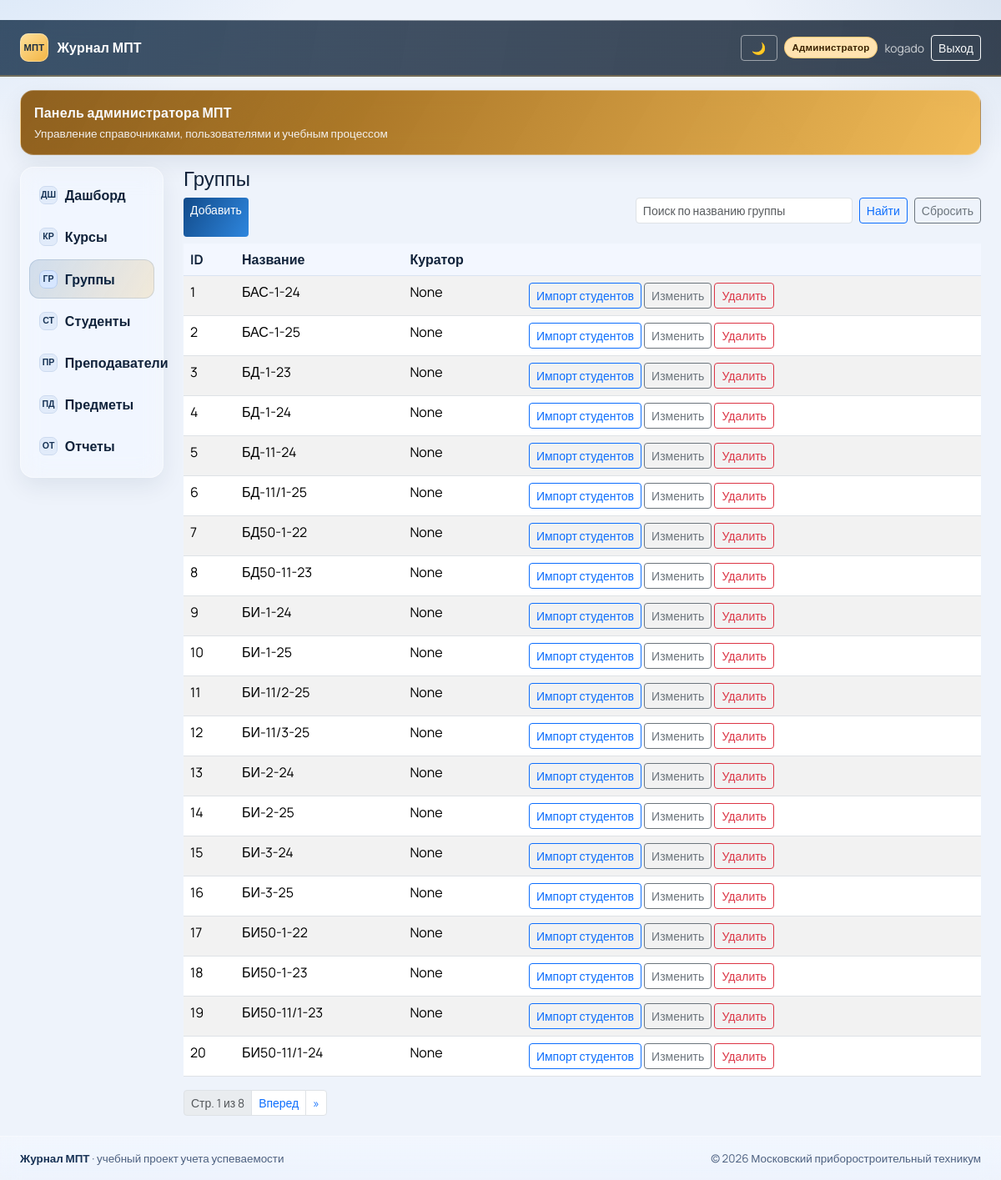
/groups/ (signed in), run on the app's committed database.
### core/models.py (models this page shows, shortened)
class Group(models.Model):
    name = models.CharField('Название группы', max_length=100, unique=True)
    department = models.ForeignKey(
        Department,
        on_delete=models.SET_NULL,
        related_name='groups',
        null=True,
        blank=True,
        verbose_name='Отделение',
    )
    curator = models.ForeignKey(
        User,
        on_delete=models.SET_NULL,
        related_name='curated_groups',
        null=True,
        blank=True,
        verbose_name='Куратор (пользователь преподавателя)',
    )
    source = models.CharField('Источник', max_length=50, default='mpt.ru', db_index=True)
    external_id = models.CharField('Внешний ID', max_length=255, null=True, blank=True, db_index=True)
    is_active = models.BooleanField('Активна', default=True)
    class Meta:
        verbose_name = 'Учебная группа'
        verbose_name_plural = 'Учебные группы'
        ordering = ['name']
        constraints = [
            models.UniqueConstraint(fields=['source', 'external_id'], name='uniq_group_source_external_id'),
        ]

### core/views.py (the view)
# urls.py: path('groups/', views.GroupListView.as_view(), name='group_list'),
class GroupListView(AdminRequiredMixin, ListView):
    model = Group
    template_name = 'core/group_list.html'
    paginate_by = 20
    def get_queryset(self):
        qs = Group.objects.select_related('department', 'curator')
        q = (self.request.GET.get('q') or '').strip()
        if q:
            matched_ids = [obj.id for obj in qs if _contains_casefold(obj.name, q)]
            qs = qs.filter(id__in=matched_ids)
        return qs
    def get_context_data(self, **kwargs):
        context = super().get_context_data(**kwargs)
        context['q'] = (self.request.GET.get('q') or '').strip()
        return context

### core/context_processors.py (called while the page is built, shortened)
def role_flags(request):
    user = request.user
    is_admin = user.is_superuser or user.groups.filter(name='Admin').exists()
    is_teacher = user.groups.filter(name='Teacher').exists()
    is_student = user.groups.filter(name='Student').exists()
    student_profile_id = None
    if is_student:
        try:
            student_profile_id = user.student_profile.id
        except Exception:
            student_profile_id = None
    display_name = user.get_full_name().strip() or user.username
    return {
        'is_admin': is_admin,
        'is_teacher': is_teacher,
        'is_student': is_student,
        'is_student_only': is_student and not is_teacher and not is_admin,
        'student_profile_id': student_profile_id,
        'display_name': display_name,
    }

### core/permissions.py (called while the page is built)
    def test_func(self):
        return self.request.user.is_superuser or self.request.user.groups.filter(name='Admin').exists()

### core/templates/core/group_list.html (shortened to what this page needs)
﻿{% extends 'base.html' %}
{% block content %}
<h1 class="h4">Группы</h1>
<div class="d-flex flex-wrap gap-2 mb-2">
  <a class="btn btn-primary btn-sm" href="{% url 'group_add' %}">Добавить</a>
  <form method="get" class="d-flex gap-2 ms-auto">
    <input
      type="text"
      name="q"
      value="{{ q }}"
      class="form-control form-control-sm"
      placeholder="Поиск по названию группы"
      style="min-width: 260px;"
    >
    <button class="btn btn-sm btn-outline-primary" type="submit">Найти</button>
    <a class="btn btn-sm btn-outline-secondary" href="{% url 'group_list' %}">Сбросить</a>
  </form>
</div>
<table class="table table-striped">
  <thead><tr><th>ID</th><th>Название</th><th>Куратор</th><th></th></tr></thead>
  <tbody>
    {% for obj in object_list %}
    <tr>
      <td>{{ obj.id }}</td><td>{{ obj.name }}</td><td>{{ obj.curator }}</td>
      <td>
        <a class="btn btn-sm btn-outline-primary" href="{% url 'group_students_import' obj.id %}">Импорт студентов</a>
        <a class="btn btn-sm btn-outline-secondary" href="{% url 'group_edit' obj.id %}">Изменить</a>
        <a class="btn btn-sm btn-outline-danger" href="{% url 'group_delete' obj.id %}">Удалить</a>
      </td>
    </tr>
    {% endfor %}
  </tbody>
</table>
{% if is_paginated %}
<nav class="mt-3" aria-label="Пагинация групп">
  <ul class="pagination pagination-sm mb-0">
    <li class="page-item disabled"><span class="page-link">Стр. {{ page_obj.number }} из {{ page_obj.paginator.num_pages }}</span></li>
    {% if page_obj.has_next %}
    <li class="page-item"><a class="page-link" href="?page={{ page_obj.next_page_number }}{% if q %}&q={{ q|urlencode }}{% endif %}">Вперед</a></li>
    <li class="page-item"><a class="page-link" href="?page={{ page_obj.paginator.num_pages }}{% if q %}&q={{ q|urlencode }}{% endif %}">»</a></li>
    {% endif %}
  </ul>
</nav>
{% endif %}
{% endblock %}

### templates/base.html (shortened to what this page needs)
<!doctype html>
<html lang="ru">
<head>
  <link href="https://cdn.jsdelivr.net/npm/bootstrap@5.3.3/dist/css/bootstrap.min.css" rel="stylesheet">
  <link href="https://cdn.jsdelivr.net/npm/tom-select@2.3.1/dist/css/tom-select.bootstrap5.min.css" rel="stylesheet">
</head>
<body>
<nav class="navbar navbar-expand-lg navbar-dark topbar">
  <div class="container-fluid px-3 px-md-4 py-2">
    <a class="brand" href="{% url 'dashboard' %}">
      <span class="brand-mark">МПТ</span>
      <span>Журнал МПТ</span>
    </a>
    <div class="ms-auto d-flex align-items-center gap-2 text-white">
      <button id="themeToggle" type="button" class="btn btn-sm btn-outline-light theme-toggle" title="Сменить тему">🌙</button>
      {% if user.is_authenticated %}
      {% if is_admin %}
      <span class="role-badge role-admin">Администратор</span>
      {% elif is_teacher %}
      <span class="role-badge role-teacher">Преподаватель</span>
      {% elif is_student %}
      <span class="role-badge role-student">Студент</span>
      {% endif %}
      <span class="small opacity-75">{{ display_name }}</span>
      <form method="post" action="{% url 'logout' %}" class="m-0">
        <button type="submit" class="btn btn-sm btn-outline-light">Выход</button>
      </form>
      {% endif %}
    </div>
  </div>
</nav>
<div class="container-fluid shell px-3 px-md-4 app-shell">
  {% if user.is_authenticated and is_admin %}
  <section class="mpt-banner banner-admin">
    <p class="mpt-banner-title">Панель администратора МПТ</p>
    <p class="mpt-banner-subtitle">Управление справочниками, пользователями и учебным процессом</p>
  </section>
  {% elif user.is_authenticated and is_teacher %}
  <section class="mpt-banner banner-teacher">
    <p class="mpt-banner-title">Рабочее место преподавателя</p>
    <p class="mpt-banner-subtitle">Курсы, журнал, посещаемость и отчеты по группам</p>
  </section>
  {% elif user.is_authenticated and is_student %}
  <section class="mpt-banner banner-student">
    <p class="mpt-banner-title">Личный кабинет студента</p>
    <p class="mpt-banner-subtitle">Предметы, оценки, посещаемость и персональный журнал</p>
  </section>
  {% else %}
  <section class="mpt-banner banner-teacher">
    <p class="mpt-banner-title">Московский приборостроительный техникум</p>
    <p class="mpt-banner-subtitle">Единая система контроля успеваемости, посещаемости и отчетности</p>
  </section>
  {% endif %}
  <div class="row g-3 g-lg-4">
    {% if user.is_authenticated %}
    <aside class="col-12 col-lg-3 col-xl-2">
      <div class="sidebar">
        {% if is_student_only %}
          {% if student_profile_id %}
            <a class="nav-linkx {% if '/students/' in request.path %}active{% endif %}" href="{% url 'student_detail' student_profile_id %}">
              <span class="nav-ico">ПС</span>
              <span>Профиль студента</span>
            </a>
          {% endif %}
        {% else %}
        <a class="nav-linkx {% if request.path == '/' %}active{% endif %}" href="{% url 'dashboard' %}">
          <span class="nav-ico">ДШ</span>
          <span>Дашборд</span>
        </a>
        <a class="nav-linkx {% if '/courses/' in request.path %}active{% endif %}" href="{% url 'course_list' %}">
          <span class="nav-ico">КР</span>
          <span>Курсы</span>
        </a>
          {% if is_admin %}
          <a class="nav-linkx {% if '/groups/' in request.path %}active{% endif %}" href="{% url 'group_list' %}">
            <span class="nav-ico">ГР</span>
            <span>Группы</span>
          </a>
          <a class="nav-linkx {% if '/students/' in request.path %}active{% endif %}" href="{% url 'student_list' %}">
            <span class="nav-ico">СТ</span>
            <span>Студенты</span>
          </a>
          <a class="nav-linkx {% if '/teachers/' in request.path %}active{% endif %}" href="{% url 'teacher_list' %}">
            <span class="nav-ico">ПР</span>
            <span>Преподаватели</span>
          </a>
          <a class="nav-linkx {% if '/subjects/' in request.path %}active{% endif %}" href="{% url 'subject_list' %}">
            <span class="nav-ico">ПД</span>
            <span>Предметы</span>
          </a>
          {% endif %}
          {% if is_admin or is_teacher %}
          <a class="nav-linkx {% if '/reports' in request.path %}active{% endif %}" href="{% url 'reports_index' %}">
            <span class="nav-ico">ОТ</span>
            <span>Отчеты</span>
          </a>
          {% endif %}
        {% endif %}
      </div>
    </aside>
    {% endif %}
    <main class="{% if user.is_authenticated %}col-12 col-lg-9 col-xl-10{% else %}col-12 d-flex justify-content-center{% endif %}">
      {% block content %}{% endblock %}
    </main>
  </div>
</div>
<footer class="mpt-footer">
  <div class="container-fluid px-3 px-md-4">
    <div class="mpt-footer-inner">
      <div><strong>Журнал МПТ</strong> · учебный проект учета успеваемости</div>
      <div class="text-end">© 2026 Московский приборостроительный техникум</div>
    </div>
  </div>
</footer>
</body>
</html>

### data on the page
Group: id "1", name "БАС-1-24", curator "None"
Group: id "2", name "БАС-1-25", curator "None"
Group: id "3", name "БД-1-23", curator "None"
Group: id "4", name "БД-1-24", curator "None"
Group: id "5", name "БД-11-24", curator "None"
Group: id "6", name "БД-11/1-25", curator "None"
Group: id "7", name "БД50-1-22", curator "None"
Group: id "8", name "БД50-11-23", curator "None"
Group: id "9", name "БИ-1-24", curator "None"
Group: id "10", name "БИ-1-25", curator "None"
Group: id "11", name "БИ-11/2-25", curator "None"
Group: id "12", name "БИ-11/3-25", curator "None"
Group: id "13", name "БИ-2-24", curator "None"
Group: id "14", name "БИ-2-25", curator "None"
Group: id "15", name "БИ-3-24", curator "None"
Group: id "16", name "БИ-3-25", curator "None"
Group: id "17", name "БИ50-1-22", curator "None"
Group: id "18", name "БИ50-1-23", curator "None"
Group: id "19", name "БИ50-11/1-23", curator "None"
Group: id "20", name "БИ50-11/1-24", curator "None"

### other printed values
{{ display_name }} "kogado"
{{ page_obj.number }} "1"
{{ page_obj.paginator.num_pages }} "8"
